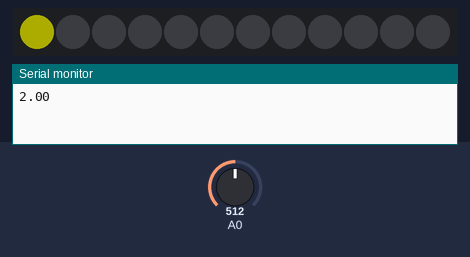
A sketch run on a simulated Arduino Uno, built with avr-gcc and run on an emulated ATmega328P. Shown: 12 RGB LEDs in strip order, left to right, the last lines printed to the serial monitor. The inputs (shaded band) are chosen by the test bench; at power-on: A0 = 512. Dim RGB values are drawn brighter than linear.

Above: at 0.15 s.
At 1.2 s:
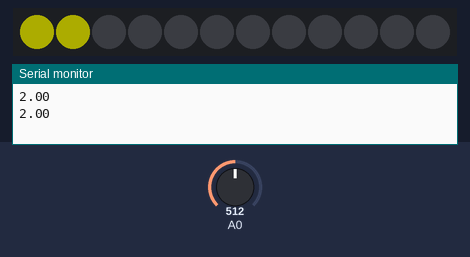
1.3 s: A0 set to 1023
At 4.4 s:
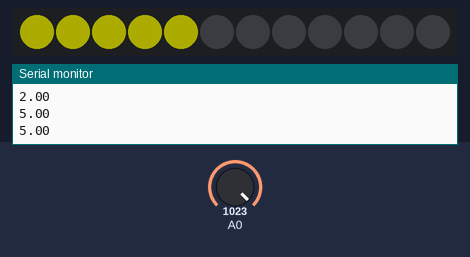
Timing chart, 0 to 5.9 s (numbered marks = the images above; inputs shaded):
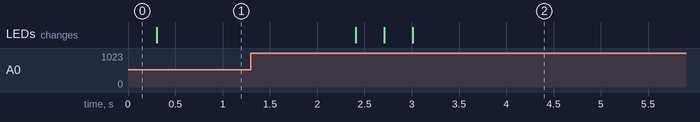

Measured:
- after the input at 1.3 s, the LEDs: first change after 1.1 s (image 2 shows a later state)

The sketch:

voltagemeter.ino
```cpp
int sensorValue = 0;
float voltage = 0;
#include <Adafruit_NeoPixel.h>
#define PIN 3   // input pin Neopixel is attached to
#define NUMPIXELS      12 // number of neopixels in strip
Adafruit_NeoPixel pixels = Adafruit_NeoPixel(NUMPIXELS, PIN, NEO_GRB + NEO_KHZ800);
void setup()
{
  pinMode(A0, INPUT);
  Serial.begin(9600);
  pixels.begin();
  pixels.setBrightness(50);
}

void loop()
{

  voltmeter();
  Serial.println(voltmeter());
  led_on(int(voltmeter()));
}

float voltmeter(){
  sensorValue = analogRead(A0);
  voltage = sensorValue*5/1023;
  return voltage;
}

void led_on(int num_leds){
    for (int i=0; i < num_leds; i=i+1) {
     pixels.setPixelColor(i, pixels.Color(250, 250, 0));
     pixels.show();
    delay(300);
  }
  }
```
